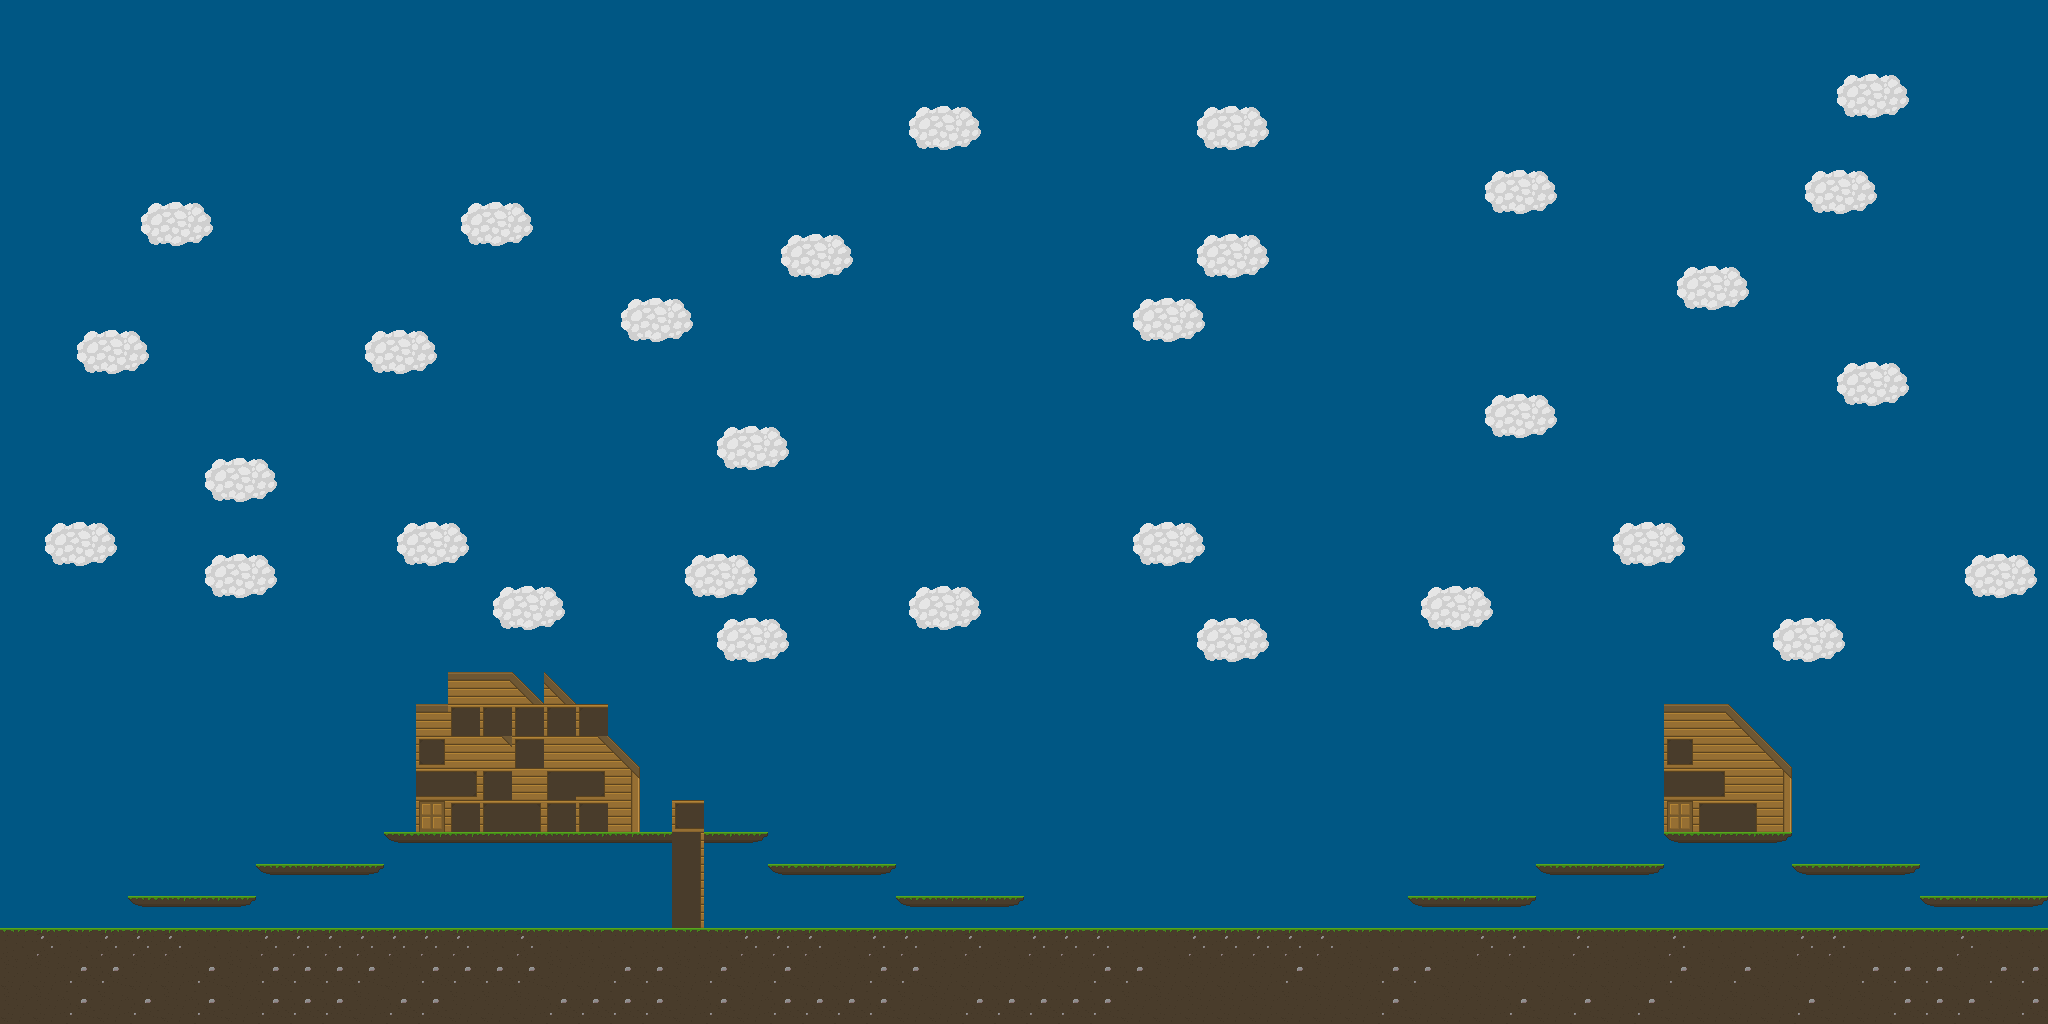

Below is a game level as drawn by its tile map, then a one-line description and the .tmx that defines it (tile-layer data replaced by summaries):
An orthogonal 64x32 tile map with 32x32 px tiles, 6 tile layers (Sky, ground, House, platforms, ...) and 12 objects (10x Platform, Ladder).

<map version="1.0" orientation="orthogonal" renderorder="right-down" width="64" height="32" tilewidth="32" tileheight="32" backgroundcolor="#ffffff" nextobjectid="42">
 <tileset firstgid="1" name="tileSheet" tilewidth="32" tileheight="32" tilecount="400" columns="20">
  <image source="../Tiles/Tilesheet.png" trans="000000" width="640" height="640" />
 </tileset>
 <layer name="Sky" width="64" height="32">
  <data>[2048 cells, 2048 non-empty, 1 distinct tile ids]</data>
 </layer>
 <layer name="ground" width="64" height="32">
  <data>[2048 cells, 192 non-empty, 4 distinct tile ids]</data>
 </layer>
 <layer name="House" width="64" height="32">
  <data>[2048 cells, 49 non-empty, 16 distinct tile ids]</data>
 </layer>
 <layer name="platforms" width="64" height="32">
  <data>[2048 cells, 48 non-empty, 4 distinct tile ids]</data>
 </layer>
 <layer name="Ladders" width="64" height="32">
  <data>[2048 cells, 4 non-empty, 2 distinct tile ids]</data>
 </layer>
 <layer name="Clouds" width="64" height="32">
  <data>[2048 cells, 186 non-empty, 6 distinct tile ids]</data>
 </layer>
 <objectgroup name="objects">
  <object id="27" x="2" y="928" width="2046" height="30" />
  <object id="28" name="Platform" x="128" y="895.5" width="128.5" height="12.5" />
  <object id="29" name="Platform" x="256" y="864" width="128" height="11" />
  <object id="30" name="Platform" x="384.5" y="831" width="383.5" height="13" />
  <object id="31" name="Platform" x="768" y="863.5" width="127.5" height="11" />
  <object id="32" name="Platform" x="896" y="895.5" width="128" height="11" />
  <object id="33" name="Platform" x="1408" y="896.5" width="127" height="11" />
  <object id="34" name="Platform" x="1536" y="863" width="127" height="12" />
  <object id="35" name="Platform" x="1665" y="832.5" width="126.5" height="10.5" />
  <object id="36" name="Platform" x="1792.5" y="863.5" width="126.5" height="12" />
  <object id="37" name="Platform" x="1920.5" y="895.5" width="128.5" height="11" />
  <object id="38" name="Ladder" x="672" y="831" width="31" height="97" />
 </objectgroup>
</map>